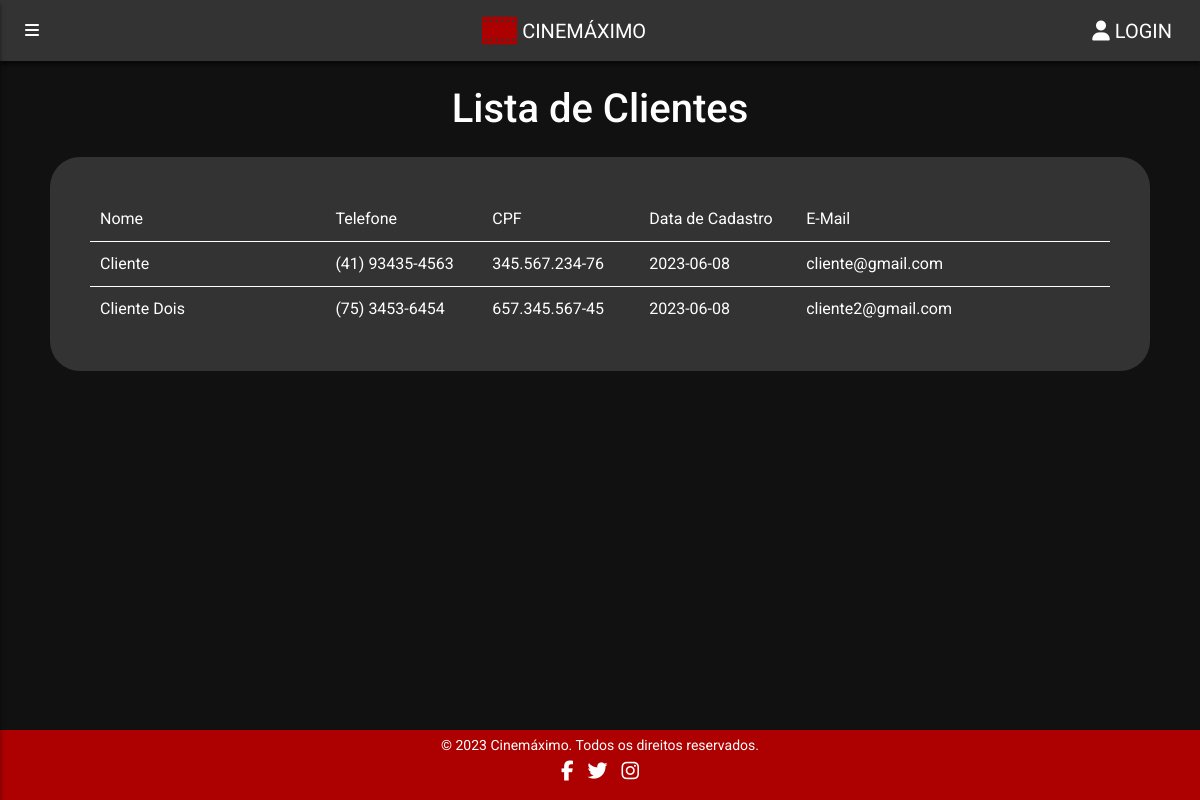
Screenshot of /html/cliente/lista-clientes.php with the database file from the repository.
### tables this page shows
CREATE TABLE Cliente (
idCliente INT PRIMARY KEY AUTO_INCREMENT,
email VARCHAR(255),
senha VARCHAR(255),
nome VARCHAR(255),
telefone VARCHAR(255),
cpf VARCHAR(255),
dataCadastro DATE
);

### config.php (called while the page is built, shortened)
<?php
function GerarConexao() {
    $endereco = "localhost";
    $usuario = "root";
    $senha = "";
    $banco = "ProjetoCinema";
    $con = new mysqli ($endereco, $usuario, $senha, $banco);
    $con->set_charset("utf8");
    return $con;
}
function Buscar($sql) {
    $conexao = GerarConexao();
    $resultado = mysqli_query($conexao, $sql);
    return mysqli_fetch_all($resultado, MYSQLI_ASSOC);
}
?>

### html/cliente/lista-clientes.php (the view, shortened to what this page needs)
<?php
require("../../config.php");
$sql = "SELECT * FROM cliente";
$clientes = Buscar($sql);
?>
<!DOCTYPE html>
<html lang="en">
<head>
    <link rel="stylesheet" href="/Projeto-Cinema/css/compartilhado/base.css">
    <link rel="stylesheet" href="/Projeto-Cinema/css/compartilhado/header.css">
    <link rel="stylesheet" href="/Projeto-Cinema/css/compartilhado/footer.css">
    <link rel="stylesheet" href="/Projeto-Cinema/css/compartilhado/componentes.css">
    <link rel="stylesheet" href="/Projeto-Cinema/css/compartilhado/listas.css">
    <link rel="stylesheet" href="/Projeto-Cinema/css/compartilhado/barra-lateral.css">
    <link rel="stylesheet" href="/Projeto-Cinema/css/telas/lista-clientes.css">
    <link href="https://cdn.jsdelivr.net/npm/bootstrap@5.3.0-alpha1/dist/css/bootstrap.min.css" rel="stylesheet">
</head>
<body>
    <div class="conteudo">
        <h1 class="text-center my-4" style="color: var(--branco);">Lista de Clientes</h1>
        <div class="lista fundo-cinza my-4">
            <div class="linha linha-cabeca">
                <div>Nome</div>
                <div>Telefone</div>
                <div>CPF</div>
                <div>Data de Cadastro</div>
                <div>E-Mail</div>
            </div>
            <?php
            foreach ($clientes as $linha) {
                echo "
                        <div class='linha linha-cabeca'>
                            <div>{$linha["nome"]}</div>
                            <div>{$linha["telefone"]}</div>
                            <div>{$linha["cpf"]}</div>
                            <div>{$linha["dataCadastro"]}</div>
                            <div>{$linha["email"]}</div>
                        </div>";
            }
            ?>
        </div>
    </div>
</body>
</html>

### css/compartilhado/base.css (style rules this page uses)
:root { --cor-60: #111111; --cor-30: #333333; --cor-10: #AD0000; --branco: #FFFFFF; }
body { background: var(--cor-60) !important; font-family: 'Roboto', sans-serif !important; margin: 0; color: var(--branco); position: relative; min-height: 100vh; }
.conteudo { padding-bottom: 70px; }

### css/compartilhado/componentes.css (style rules this page uses)
.fundo-cinza { background-color: var(--cor-30); border-radius: 30px; }

### css/compartilhado/listas.css (style rules this page uses)
.lista { color: var(--branco); padding: 2.5rem; margin-right: 50px; margin-left: 50px; }
.lista .linha { display: grid; border-bottom: 1px white solid; }
.lista .linha:last-child { border-bottom: 0; }
.lista .linha div { padding: 10px; }

### css/telas/lista-clientes.css (style rules this page uses)
.lista .linha { grid-template-columns: 0.75fr 0.5fr 0.5fr 0.5fr 1fr; }

### rows the page displays
cliente: nome "Cliente", telefone "(41) 93435-4563", cpf "345.567.234-76", dataCadastro "2023-06-08", email "cliente@gmail.com"
cliente: nome "Cliente Dois", telefone "(75) 3453-6454", cpf "657.345.567-45", dataCadastro "2023-06-08", email "cliente2@gmail.com"
